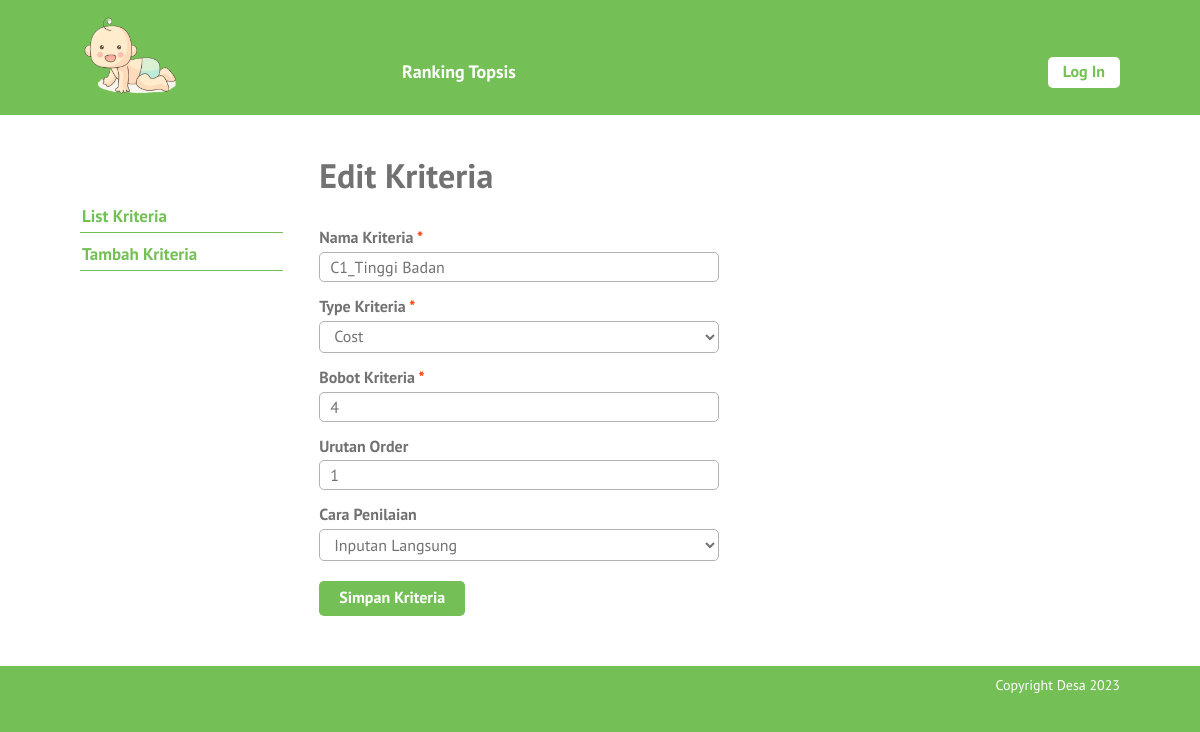
Page /edit-kriteria.php?id=16 on the committed database.
### tables this page shows
CREATE TABLE `kriteria` (
  `id_kriteria` int(10) NOT NULL,
  `nama` varchar(30) NOT NULL,
  `type` enum('benefit','cost') NOT NULL,
  `bobot` float NOT NULL,
  `ada_pilihan` tinyint(1) DEFAULT NULL,
  `urutan_order` int(2) NOT NULL
);

### edit-kriteria.php (the view, shortened to what this page needs)
<?php require_once('includes/init.php'); ?>
<?php
$sukses = false;
$ada_error = false;
$id_kriteria = (isset($_GET['id'])) ? trim($_GET['id']) : '';
if(!$id_kriteria) {
	$ada_error = 'Maaf, data tidak dapat diproses.';
} else {
	$query = $pdo->prepare('SELECT * FROM kriteria WHERE kriteria.id_kriteria = :id_kriteria');
	$query->execute(array('id_kriteria' => $id_kriteria));
	$result = $query->fetch();
	$id_kriteria = (isset($result['id_kriteria'])) ? trim($result['id_kriteria']) : '';
	$nama = (isset($result['nama'])) ? trim($result['nama']) : '';
	$type = (isset($result['type'])) ? trim($result['type']) : '';
	$bobot = (isset($result['bobot'])) ? trim($result['bobot']) : '';
	$jenis_nilai = (isset($result['ada_pilihan'])) ? $result['ada_pilihan'] : 0;
	$urutan_order = (isset($result['urutan_order'])) ? trim($result['urutan_order']) : 0;
}
?>
<?php
require_once('template-parts/header.php');
?>
	<div class="main-content-row">
	<div class="container clearfix">
		<?php include_once('template-parts/sidebar-kriteria.php'); ?>
		<div class="main-content the-content">
			<h1>Edit Kriteria</h1>
			<?php if($sukses): ?>
				<div class="msg-box">
					<p>Data berhasil disimpan</p>
				</div>
			<?php elseif($ada_error): ?>
				<p><?php echo $ada_error; ?></p>
			<?php else: ?>
				<form action="edit-kriteria.php?id=<?php echo $id_kriteria; ?>" method="post">
					<div class="field-wrap clearfix">
						<label>Nama Kriteria <span class="red">*</span></label>
						<input type="text" name="nama" value="<?php echo $nama; ?>">
					</div>
					<div class="field-wrap clearfix">
						<label>Type Kriteria <span class="red">*</span></label>
						<select name="type">
							<option value="cost" <?php selected($type, 'cost'); ?>>Cost</option>
						</select>
					</div>
					<div class="field-wrap clearfix">
						<label>Bobot Kriteria <span class="red">*</span></label>
						<input type="number" name="bobot" value="<?php echo $bobot; ?>" step="0.01">
					</div>
					<div class="field-wrap clearfix">
						<label>Urutan Order</label>
						<input type="number" name="urutan_order" value="<?php echo $urutan_order; ?>">
					</div>
					<div class="field-wrap clearfix">
						<label>Cara Penilaian</label>
						<select name="jenis_nilai" id="jenis-nilai">
							<option value="0" <?php selected($jenis_nilai, 0); ?>>Inputan Langsung</option>
						</select>
					</div>
					<div class="field-wrap clearfix">
						<button type="submit" name="submit" value="submit" class="button">Simpan Kriteria</button>
					</div>
				</form>
			<?php endif; ?>
		</div>
	</div>
	</div>
<?php
require_once('template-parts/footer.php');

### stylesheets/style.css (style rules this page uses)
html,body,div,span,applet,object,iframe,h1,h2,h3,h4,h5,h6,p,blockquote,pre,a,abbr,acronym,address,big,cite,code,del,dfn,em,img,ins,kbd,q,s,samp,small,strike,strong,sub,sup,tt,var,b,u,i,center,dl,dt,dd,ol,ul,li,fieldset,form,label,legend,table,caption,tbody,tfoot,thead,tr,th,td,article,aside,canvas,details,embed,figure,figcaption,footer,header,hgroup,menu,nav,output,ruby,section,summary,time,mark,audio,video { margin:0;padding:0;border:0;font-size:100%;vertical-align:baseline }
body { line-height:1 }
*,*:before,*:after { -moz-box-sizing:border-box;-webkit-box-sizing:border-box;box-sizing:border-box }
.clearfix:before,.clearfix:after { content:" ";display:table }
.clear,.clearfix:after { clear:both }
.container { max-width:1100px;margin:0 auto;position:relative;padding:0 30px }
body { background:#74c056;font-family:"PT Sans",sans-serif;color:#727272;font-size:14px;line-height:1.3;font-weight:500 }
textarea,input[type="text"],input[type="email"],input[type="date"],input[type="tel"],input[type="search"],input[type="number"],select,input[type="password"] { background:#fff;border:1px solid #b2b2b2;width:100%;font-family:inherit;font-weight:inherit;font-size:16px;padding:4px 10px;vertical-align:top;margin:0;color:#727272;border-radius:5px }
h1,h2,h3,h4,h5,h6 { font-weight:300 }
.the-content { font-size:16px;line-height:1.42857 }
.the-content h1,.the-content h2,.the-content h3,.the-content h4,.the-content h5,.the-content h6 { font-weight:700 }
.the-content h1 { font-size:34px;margin:0.8em 0 0.8em;padding:0;line-height:1.2 }
.the-content>h1:first-child,.the-content>h3:first-child,.the-content>h2:first-child { margin-top:0 }
button,a { -webkit-transition:all .2s ease;-moz-transition:all .2s ease;-o-transition:all .2s ease;transition:all 0.2s ease }
span.red,a.red,.the-content span.red,.the-content a.red { color:#ff3600 }
.the-content .button,.button { background:#74c056;color:#fff;display:inline-block;font-size:16px;font-weight:700;line-height:1.2;border:0;font-family:inherit;padding:7px 20px 9px;cursor:pointer;border-radius:5px }
.main-content { float:right;width:77%;padding:40px 0 }
.field-wrap { max-width:400px;padding-bottom:10px }
.field-wrap label { display:block;font-weight:700;padding:3px 0 }
.field-wrap .button { margin-top:10px }

### rows in the picture
kriteria: nama "C1_Tinggi Badan", type "Cost", bobot "4", urutan_order "1", jenis_nilai "Inputan Langsung"
